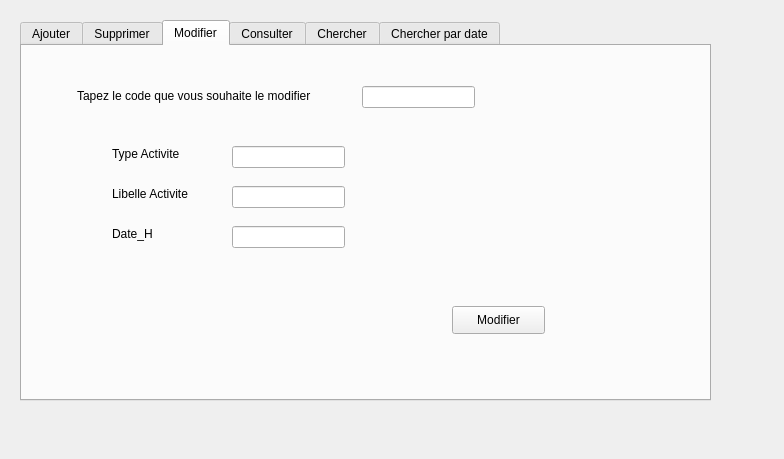
<?xml version="1.0" encoding="UTF-8"?>
<ui version="4.0">
 <class>Dialog_activite</class>
 <widget class="QDialog" name="Dialog_activite">
  <property name="geometry">
   <rect>
    <x>0</x>
    <y>0</y>
    <width>784</width>
    <height>459</height>
   </rect>
  </property>
  <property name="windowTitle">
   <string>Dialog</string>
  </property>
  <widget class="QTabWidget" name="tabWidget">
   <property name="geometry">
    <rect>
     <x>20</x>
     <y>20</y>
     <width>691</width>
     <height>381</height>
    </rect>
   </property>
   <property name="currentIndex">
    <number>2</number>
   </property>
   <widget class="QWidget" name="tab_ajouter">
    <attribute name="title">
     <string>Ajouter</string>
    </attribute>
    <widget class="QLineEdit" name="lineEdit_Code_act">
     <property name="geometry">
      <rect>
       <x>230</x>
       <y>60</y>
       <width>113</width>
       <height>22</height>
      </rect>
     </property>
    </widget>
    <widget class="QLineEdit" name="lineEdit_Type_act">
     <property name="geometry">
      <rect>
       <x>230</x>
       <y>110</y>
       <width>113</width>
       <height>22</height>
      </rect>
     </property>
    </widget>
    <widget class="QLineEdit" name="lineEdit_Libelle_act">
     <property name="geometry">
      <rect>
       <x>230</x>
       <y>160</y>
       <width>113</width>
       <height>22</height>
      </rect>
     </property>
    </widget>
    <widget class="QLineEdit" name="lineEdit_DateH_act">
     <property name="geometry">
      <rect>
       <x>230</x>
       <y>210</y>
       <width>111</width>
       <height>22</height>
      </rect>
     </property>
    </widget>
    <widget class="QLabel" name="label">
     <property name="geometry">
      <rect>
       <x>110</x>
       <y>60</y>
       <width>111</width>
       <height>16</height>
      </rect>
     </property>
     <property name="text">
      <string>CODE_ACTIVITE</string>
     </property>
    </widget>
    <widget class="QLabel" name="label_2">
     <property name="geometry">
      <rect>
       <x>110</x>
       <y>110</y>
       <width>111</width>
       <height>16</height>
      </rect>
     </property>
     <property name="text">
      <string>TYPE_ACTIVITE</string>
     </property>
    </widget>
    <widget class="QLabel" name="label_3">
     <property name="geometry">
      <rect>
       <x>110</x>
       <y>160</y>
       <width>111</width>
       <height>16</height>
      </rect>
     </property>
     <property name="text">
      <string>LIBELLE_ACTIVITE</string>
     </property>
    </widget>
    <widget class="QLabel" name="label_4">
     <property name="geometry">
      <rect>
       <x>110</x>
       <y>210</y>
       <width>111</width>
       <height>16</height>
      </rect>
     </property>
     <property name="text">
      <string>DATE_H</string>
     </property>
    </widget>
    <widget class="QPushButton" name="pushButton_ajouter">
     <property name="geometry">
      <rect>
       <x>450</x>
       <y>270</y>
       <width>93</width>
       <height>28</height>
      </rect>
     </property>
     <property name="text">
      <string>Valider</string>
     </property>
    </widget>
   </widget>
   <widget class="QWidget" name="tab_supprimer">
    <attribute name="title">
     <string>Supprimer</string>
    </attribute>
    <widget class="QLabel" name="label_5">
     <property name="geometry">
      <rect>
       <x>10</x>
       <y>90</y>
       <width>361</width>
       <height>41</height>
      </rect>
     </property>
     <property name="text">
      <string>Tapez le code de la activite que vous souhaite modifier</string>
     </property>
    </widget>
    <widget class="QPushButton" name="pushButton">
     <property name="geometry">
      <rect>
       <x>410</x>
       <y>260</y>
       <width>93</width>
       <height>28</height>
      </rect>
     </property>
     <property name="text">
      <string>Supprimer</string>
     </property>
    </widget>
    <widget class="QLineEdit" name="lineEdit_ide_4">
     <property name="geometry">
      <rect>
       <x>370</x>
       <y>100</y>
       <width>113</width>
       <height>31</height>
      </rect>
     </property>
    </widget>
   </widget>
   <widget class="QWidget" name="tab_modifier">
    <attribute name="title">
     <string>Modifier</string>
    </attribute>
    <widget class="QPushButton" name="pushButton_modifier">
     <property name="geometry">
      <rect>
       <x>430</x>
       <y>260</y>
       <width>93</width>
       <height>28</height>
      </rect>
     </property>
     <property name="text">
      <string>Modifier</string>
     </property>
    </widget>
    <widget class="QLineEdit" name="lineEdit_code_mod">
     <property name="geometry">
      <rect>
       <x>340</x>
       <y>40</y>
       <width>113</width>
       <height>22</height>
      </rect>
     </property>
    </widget>
    <widget class="QLineEdit" name="lineEdit_type_mod">
     <property name="geometry">
      <rect>
       <x>210</x>
       <y>100</y>
       <width>113</width>
       <height>22</height>
      </rect>
     </property>
    </widget>
    <widget class="QLineEdit" name="lineEdit_libelle_mod">
     <property name="geometry">
      <rect>
       <x>210</x>
       <y>140</y>
       <width>113</width>
       <height>22</height>
      </rect>
     </property>
    </widget>
    <widget class="QLineEdit" name="lineEdit_dateH_mod">
     <property name="geometry">
      <rect>
       <x>210</x>
       <y>180</y>
       <width>113</width>
       <height>22</height>
      </rect>
     </property>
    </widget>
    <widget class="QLabel" name="label_6">
     <property name="geometry">
      <rect>
       <x>55</x>
       <y>40</y>
       <width>271</width>
       <height>20</height>
      </rect>
     </property>
     <property name="text">
      <string>Tapez le code que vous souhaite le modifier</string>
     </property>
    </widget>
    <widget class="QLabel" name="label_7">
     <property name="geometry">
      <rect>
       <x>90</x>
       <y>100</y>
       <width>101</width>
       <height>16</height>
      </rect>
     </property>
     <property name="text">
      <string>Type Activite</string>
     </property>
    </widget>
    <widget class="QLabel" name="label_8">
     <property name="geometry">
      <rect>
       <x>90</x>
       <y>140</y>
       <width>101</width>
       <height>16</height>
      </rect>
     </property>
     <property name="text">
      <string>Libelle Activite</string>
     </property>
    </widget>
    <widget class="QLabel" name="label_9">
     <property name="geometry">
      <rect>
       <x>90</x>
       <y>180</y>
       <width>56</width>
       <height>16</height>
      </rect>
     </property>
     <property name="text">
      <string>Date_H</string>
     </property>
    </widget>
   </widget>
   <widget class="QWidget" name="tab_consulter">
    <attribute name="title">
     <string>Consulter</string>
    </attribute>
    <widget class="QTableView" name="tableactivite">
     <property name="geometry">
      <rect>
       <x>60</x>
       <y>30</y>
       <width>441</width>
       <height>211</height>
      </rect>
     </property>
    </widget>
    <widget class="QLabel" name="label_10">
     <property name="geometry">
      <rect>
       <x>70</x>
       <y>260</y>
       <width>191</width>
       <height>16</height>
      </rect>
     </property>
     <property name="text">
      <string/>
     </property>
    </widget>
    <widget class="QPushButton" name="pushButton_Trier">
     <property name="geometry">
      <rect>
       <x>470</x>
       <y>290</y>
       <width>93</width>
       <height>28</height>
      </rect>
     </property>
     <property name="text">
      <string>Trier</string>
     </property>
    </widget>
   </widget>
   <widget class="QWidget" name="tab_chercher">
    <attribute name="title">
     <string>Chercher</string>
    </attribute>
    <widget class="QPushButton" name="pushButton_chercher">
     <property name="geometry">
      <rect>
       <x>560</x>
       <y>290</y>
       <width>93</width>
       <height>28</height>
      </rect>
     </property>
     <property name="text">
      <string>Chercher</string>
     </property>
    </widget>
    <widget class="QTableView" name="tableactivite_chercher">
     <property name="geometry">
      <rect>
       <x>50</x>
       <y>20</y>
       <width>541</width>
       <height>251</height>
      </rect>
     </property>
    </widget>
    <widget class="QLineEdit" name="lineEdit_identifiant">
     <property name="geometry">
      <rect>
       <x>350</x>
       <y>290</y>
       <width>113</width>
       <height>22</height>
      </rect>
     </property>
    </widget>
    <widget class="QLabel" name="label_11">
     <property name="geometry">
      <rect>
       <x>80</x>
       <y>290</y>
       <width>261</width>
       <height>20</height>
      </rect>
     </property>
     <property name="text">
      <string>Vous devez entrer le code de l'activite</string>
     </property>
    </widget>
   </widget>
   <widget class="QWidget" name="tab">
    <attribute name="title">
     <string>Chercher par date</string>
    </attribute>
    <widget class="QComboBox" name="comboBox_activite">
     <property name="geometry">
      <rect>
       <x>110</x>
       <y>30</y>
       <width>231</width>
       <height>22</height>
      </rect>
     </property>
    </widget>
    <widget class="QLineEdit" name="lineEdit_code_2">
     <property name="geometry">
      <rect>
       <x>240</x>
       <y>100</y>
       <width>113</width>
       <height>22</height>
      </rect>
     </property>
    </widget>
    <widget class="QLineEdit" name="lineEdit_type_2">
     <property name="geometry">
      <rect>
       <x>240</x>
       <y>140</y>
       <width>113</width>
       <height>22</height>
      </rect>
     </property>
    </widget>
    <widget class="QLineEdit" name="lineEdit_libelle_2">
     <property name="geometry">
      <rect>
       <x>240</x>
       <y>180</y>
       <width>113</width>
       <height>22</height>
      </rect>
     </property>
    </widget>
    <widget class="QLineEdit" name="lineEdit_dateH_2">
     <property name="geometry">
      <rect>
       <x>240</x>
       <y>220</y>
       <width>113</width>
       <height>22</height>
      </rect>
     </property>
    </widget>
    <widget class="QLabel" name="label_12">
     <property name="geometry">
      <rect>
       <x>120</x>
       <y>100</y>
       <width>111</width>
       <height>16</height>
      </rect>
     </property>
     <property name="text">
      <string>Code Activite</string>
     </property>
    </widget>
    <widget class="QLabel" name="label_13">
     <property name="geometry">
      <rect>
       <x>120</x>
       <y>140</y>
       <width>111</width>
       <height>16</height>
      </rect>
     </property>
     <property name="text">
      <string>Type Activite</string>
     </property>
    </widget>
    <widget class="QLabel" name="label_14">
     <property name="geometry">
      <rect>
       <x>120</x>
       <y>180</y>
       <width>111</width>
       <height>16</height>
      </rect>
     </property>
     <property name="text">
      <string>Libelle Activite</string>
     </property>
    </widget>
    <widget class="QLabel" name="label_15">
     <property name="geometry">
      <rect>
       <x>120</x>
       <y>220</y>
       <width>56</width>
       <height>16</height>
      </rect>
     </property>
     <property name="text">
      <string>Date_H</string>
     </property>
    </widget>
   </widget>
  </widget>
 </widget>
 <resources/>
 <connections/>
</ui>
